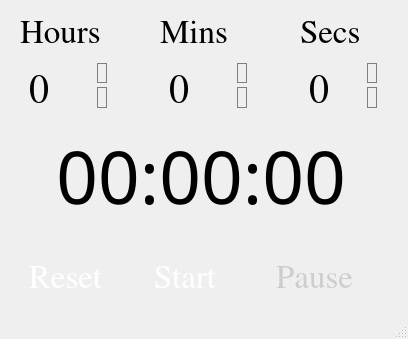
<?xml version="1.0" encoding="UTF-8"?>
<ui version="4.0">
 <class>countdown_timer</class>
 <widget class="QMainWindow" name="countdown_timer">
  <property name="geometry">
   <rect>
    <x>0</x>
    <y>0</y>
    <width>408</width>
    <height>339</height>
   </rect>
  </property>
  <property name="windowTitle">
   <string>MainWindow</string>
  </property>
  <widget class="QWidget" name="centralwidget">
   <widget class="QPushButton" name="btn_reset">
    <property name="geometry">
     <rect>
      <x>10</x>
      <y>250</y>
      <width>111</width>
      <height>51</height>
     </rect>
    </property>
    <property name="font">
     <font>
      <family>Nimbus Roman</family>
      <pointsize>25</pointsize>
     </font>
    </property>
    <property name="cursor">
     <cursorShape>PointingHandCursor</cursorShape>
    </property>
    <property name="styleSheet">
     <string notr="true">QPushButton {
    background-color: transparent;
    color: rgb(255, 255, 255);
    border: none;
    padding: 5px 10px;
    border-radius: 5px;
}

QPushButton:disabled {
    color: rgba(190, 190, 190, 0.7);
}</string>
    </property>
    <property name="text">
     <string>Reset</string>
    </property>
   </widget>
   <widget class="QPushButton" name="btn_start">
    <property name="geometry">
     <rect>
      <x>130</x>
      <y>250</y>
      <width>110</width>
      <height>51</height>
     </rect>
    </property>
    <property name="font">
     <font>
      <family>Nimbus Roman</family>
      <pointsize>25</pointsize>
     </font>
    </property>
    <property name="cursor">
     <cursorShape>PointingHandCursor</cursorShape>
    </property>
    <property name="styleSheet">
     <string notr="true">QPushButton {
    background-color: transparent;
    color: rgb(255, 255, 255);
    border: none;
    padding: 5px 10px;
    border-radius: 5px;
}

QPushButton:disabled {
    color: rgba(190, 190, 190, 0.7);
}</string>
    </property>
    <property name="text">
     <string>Start</string>
    </property>
   </widget>
   <widget class="QPushButton" name="btn_pause">
    <property name="enabled">
     <bool>false</bool>
    </property>
    <property name="geometry">
     <rect>
      <x>260</x>
      <y>250</y>
      <width>109</width>
      <height>51</height>
     </rect>
    </property>
    <property name="font">
     <font>
      <family>Nimbus Roman</family>
      <pointsize>25</pointsize>
     </font>
    </property>
    <property name="cursor">
     <cursorShape>PointingHandCursor</cursorShape>
    </property>
    <property name="styleSheet">
     <string notr="true">QPushButton {
    background-color: transparent;
    color: rgb(255, 255, 255);
    border: none;
    padding: 5px 10px;
    border-radius: 5px;
}

QPushButton:disabled {
    color: rgba(190, 190, 190, 0.7);
}</string>
    </property>
    <property name="text">
     <string>Pause</string>
    </property>
   </widget>
   <widget class="QLabel" name="label_countdown">
    <property name="geometry">
     <rect>
      <x>30</x>
      <y>130</y>
      <width>342</width>
      <height>91</height>
     </rect>
    </property>
    <property name="font">
     <font>
      <family>Trebuchet MS</family>
      <pointsize>55</pointsize>
     </font>
    </property>
    <property name="text">
     <string>00:00:00</string>
    </property>
    <property name="alignment">
     <set>Qt::AlignCenter</set>
    </property>
   </widget>
   <widget class="QSpinBox" name="spinbox_hours">
    <property name="enabled">
     <bool>true</bool>
    </property>
    <property name="geometry">
     <rect>
      <x>20</x>
      <y>60</y>
      <width>91</width>
      <height>51</height>
     </rect>
    </property>
    <property name="font">
     <font>
      <family>Nimbus Roman</family>
      <pointsize>30</pointsize>
     </font>
    </property>
    <property name="cursor">
     <cursorShape>PointingHandCursor</cursorShape>
    </property>
    <property name="toolTipDuration">
     <number>1</number>
    </property>
    <property name="styleSheet">
     <string notr="true">QSpinBox{
    border: 0px solid gray;
    border-radius: 7px;
    background: transparent;
    padding: 2px;
	margin-left: 5;
	margin-right: 18;
}

QSpinBox:hover {
    border-color: #009900;
}

QSpinBox::up-button, QSpinBox::down-button {
    border: 1px solid gray;
    transparent
    border: 3px solid gray;
	margin-left: 10;
	margin-right: 12;
}

QSpinBox::up-button {
	margin-top: 0;
    margin-bottom: 2;
}

QSpinBox::down-button {
	margin-top: 2;
    margin-bottom: 0
}

QSpinBox::up-button:pressed {
    border-color: #009900;
}

QSpinBox::down-button:pressed {
    border-color: #990000;
}

QSpinBox::button {
    width: 20px;
}


QSpinBox:disabled {
    color: rgba(50, 50, 50, 0.6);
}</string>
    </property>
    <property name="alignment">
     <set>Qt::AlignLeading|Qt::AlignLeft|Qt::AlignVCenter</set>
    </property>
    <property name="readOnly">
     <bool>false</bool>
    </property>
    <property name="buttonSymbols">
     <enum>QAbstractSpinBox::PlusMinus</enum>
    </property>
    <property name="specialValueText">
     <string/>
    </property>
    <property name="accelerated">
     <bool>false</bool>
    </property>
    <property name="showGroupSeparator" stdset="0">
     <bool>false</bool>
    </property>
    <property name="maximum">
     <number>99</number>
    </property>
   </widget>
   <widget class="QLabel" name="label_hours">
    <property name="geometry">
     <rect>
      <x>20</x>
      <y>10</y>
      <width>81</width>
      <height>41</height>
     </rect>
    </property>
    <property name="font">
     <font>
      <family>Nimbus Roman</family>
      <pointsize>25</pointsize>
     </font>
    </property>
    <property name="text">
     <string>Hours</string>
    </property>
   </widget>
   <widget class="QSpinBox" name="spinbox_mins">
    <property name="geometry">
     <rect>
      <x>160</x>
      <y>60</y>
      <width>91</width>
      <height>51</height>
     </rect>
    </property>
    <property name="font">
     <font>
      <family>Nimbus Roman</family>
      <pointsize>30</pointsize>
     </font>
    </property>
    <property name="cursor">
     <cursorShape>PointingHandCursor</cursorShape>
    </property>
    <property name="styleSheet">
     <string notr="true">QSpinBox{
    border: 0px solid gray;
    border-radius: 7px;
    background: transparent;
    padding: 2px;
	margin-left: 5;
	margin-right: 18;
}

QSpinBox:hover {
    border-color: #009900;
}

QSpinBox::up-button, QSpinBox::down-button {
    border: 1px solid gray;
    transparent
    border: 3px solid gray;
	margin-left: 10;
	margin-right: 12;
}

QSpinBox::up-button {
	margin-top: 0;
    margin-bottom: 2;
}

QSpinBox::down-button {
	margin-top: 2;
    margin-bottom: 0
}

QSpinBox::up-button:pressed {
    border-color: #009900;
}

QSpinBox::down-button:pressed {
    border-color: #990000;
}

QSpinBox::button {
    width: 20px;
}

QSpinBox:disabled {
    color: rgba(50, 50, 50, 0.6);
}</string>
    </property>
   </widget>
   <widget class="QLabel" name="label_mins">
    <property name="geometry">
     <rect>
      <x>160</x>
      <y>10</y>
      <width>81</width>
      <height>41</height>
     </rect>
    </property>
    <property name="font">
     <font>
      <family>Nimbus Roman</family>
      <pointsize>25</pointsize>
     </font>
    </property>
    <property name="text">
     <string>Mins</string>
    </property>
   </widget>
   <widget class="QSpinBox" name="spinbox_secs">
    <property name="geometry">
     <rect>
      <x>300</x>
      <y>60</y>
      <width>81</width>
      <height>51</height>
     </rect>
    </property>
    <property name="font">
     <font>
      <family>Nimbus Roman</family>
      <pointsize>30</pointsize>
     </font>
    </property>
    <property name="cursor">
     <cursorShape>PointingHandCursor</cursorShape>
    </property>
    <property name="styleSheet">
     <string notr="true">QSpinBox{
    border: 0px solid gray;
    border-radius: 7px;
    background: transparent;
    padding: 2px;
	margin-left: 5;
	margin-right: 18;
}

QSpinBox:hover {
    border-color: #009900;
}

QSpinBox::up-button, QSpinBox::down-button {
    border: 1px solid gray;
    transparent
    border: 3px solid gray;
	margin-left: 10;
	margin-right: 12;
}

QSpinBox::up-button {
	margin-top: 0;
    margin-bottom: 2;
}

QSpinBox::down-button {
	margin-top: 2;
    margin-bottom: 0
}

QSpinBox::up-button:pressed {
    border-color: #009900;
}

QSpinBox::down-button:pressed {
    border-color: #990000;
}

QSpinBox::button {
    width: 20px;
}

QSpinBox:disabled {
    color: rgba(50, 50, 50, 0.6);
}</string>
    </property>
   </widget>
   <widget class="QLabel" name="label_secs">
    <property name="geometry">
     <rect>
      <x>300</x>
      <y>10</y>
      <width>71</width>
      <height>41</height>
     </rect>
    </property>
    <property name="font">
     <font>
      <family>Nimbus Roman</family>
      <pointsize>25</pointsize>
     </font>
    </property>
    <property name="text">
     <string>Secs</string>
    </property>
   </widget>
   <widget class="QLabel" name="label">
    <property name="geometry">
     <rect>
      <x>0</x>
      <y>0</y>
      <width>411</width>
      <height>321</height>
     </rect>
    </property>
    <property name="cursor">
     <cursorShape>PointingHandCursor</cursorShape>
    </property>
    <property name="text">
     <string/>
    </property>
    <property name="pixmap">
     <pixmap>pic/photo_2025-03-01_13-42-24.jpg</pixmap>
    </property>
    <property name="scaledContents">
     <bool>true</bool>
    </property>
   </widget>
   <zorder>label</zorder>
   <zorder>btn_reset</zorder>
   <zorder>btn_start</zorder>
   <zorder>btn_pause</zorder>
   <zorder>label_countdown</zorder>
   <zorder>spinbox_hours</zorder>
   <zorder>label_hours</zorder>
   <zorder>spinbox_mins</zorder>
   <zorder>label_mins</zorder>
   <zorder>spinbox_secs</zorder>
   <zorder>label_secs</zorder>
  </widget>
  <widget class="QMenuBar" name="menubar">
   <property name="geometry">
    <rect>
     <x>0</x>
     <y>0</y>
     <width>408</width>
     <height>21</height>
    </rect>
   </property>
  </widget>
  <widget class="QStatusBar" name="statusbar"/>
 </widget>
 <resources/>
 <connections/>
</ui>
